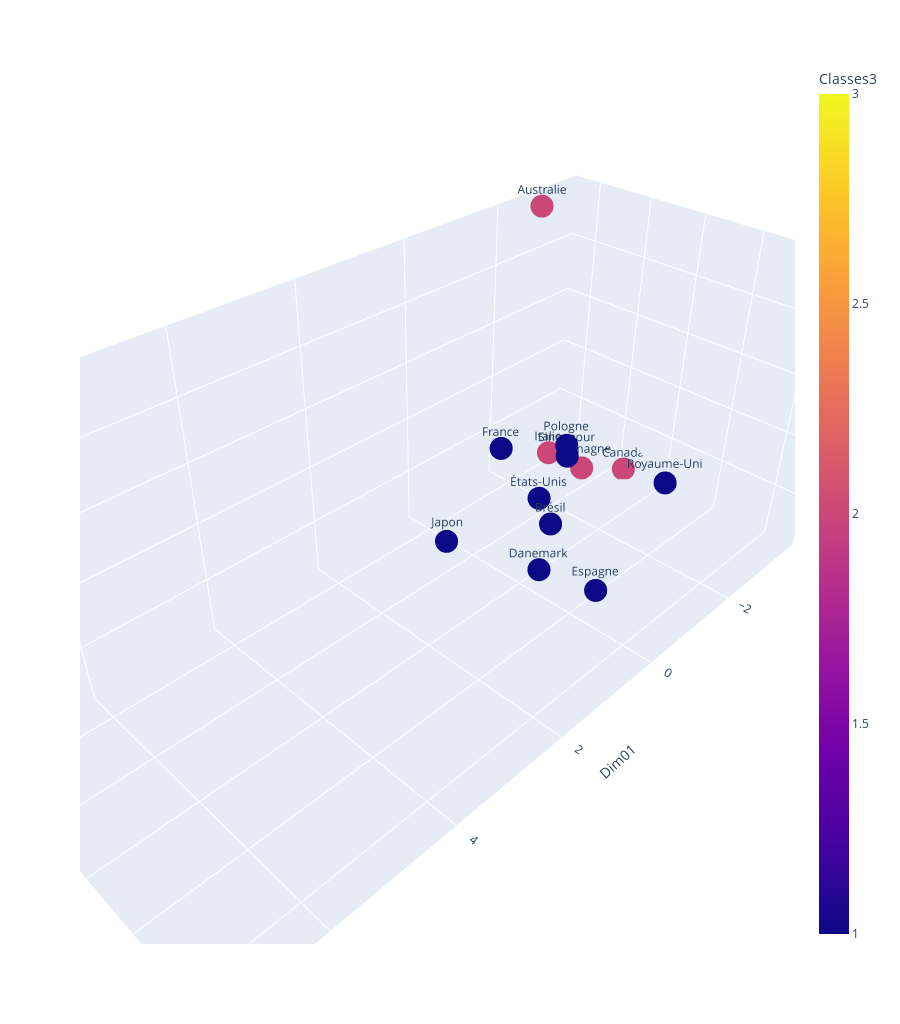

Notebook cell for this chart:
### Code cell
import plotly.express as px
fig = px.scatter_3d(d02.reset_index(), 
                    x='Dim01', 
                    y='Dim02', 
                    z='Dim03',
                    color='Classes3',
                    #size=np.abs(donnees.Eat),
                    #symbol='CD23',
                    text='pays_c', 
                    width=900,
                    height=1024,
                   )

fig.show()

### Figure 1 — Plotly figure (JSON) as saved in the notebook; plotly's stock layout.template omitted (floating-point values rounded to 4 significant figures)
{"data": [{"hovertemplate": "Dim01=%{x}<br>Dim02=%{y}<br>Dim03=%{z}<br>pays_c=%{text}<br>Classes3=%{marker.color}<extra></extra>", "legendgroup": "", "marker": {"color": [2, 3, 2, 1, 2, 1, 1, 1, 2, 1, 1, 1, 1, 1], "coloraxis": "coloraxis", "symbol": "circle"}, "mode": "markers+text", "name": "", "scene": "scene", "showlegend": false, "text": ["Allemagne", "Argentine", "Australie", "Brésil", "Canada", "Danemark", "Espagne", "France", "Italie", "Japon", "Pologne", "Royaume-Uni", "Singapour", "États-Unis"], "type": "scatter3d", "x": [-2.331, 7.225, -2.718, 0.4317, -3.582, 1.994, 1.386, -0.2044, -1.734, 1.256, 0.1603, -1.287, -0.4703, -0.1261], "y": [-0.7101, -2.348, -2.216, 0.8452, -0.7007, 1.922, 2.362, -0.6775, -0.9712, -0.3817, 0.8094, 1.536, 0.3611, 0.1697], "z": [-1.195, -0.4284, 2.855, -0.1201, -1.798, 0.5647, 0.1369, 0.1622, -0.7383, -0.6424, 1.042, 0.08026, 0.3757, -0.2933]}], "layout": {"coloraxis": {"colorbar": {"title": {"text": "Classes3"}}, "colorscale": [[0, "#0d0887"], [0.1111, "#46039f"], [0.2222, "#7201a8"], [0.3333, "#9c179e"], [0.4444, "#bd3786"], [0.5556, "#d8576b"], [0.6667, "#ed7953"], [0.7778, "#fb9f3a"], [0.8889, "#fdca26"], [1, "#f0f921"]]}, "height": 1024, "legend": {"tracegroupgap": 0}, "margin": {"t": 60}, "scene": {"aspectmode": "auto", "aspectratio": {"x": 1.747, "y": 0.7613, "z": 0.752}, "domain": {"x": [0, 1], "y": [0, 1]}, "xaxis": {"title": {"text": "Dim01"}, "type": "linear"}, "yaxis": {"title": {"text": "Dim02"}, "type": "linear"}, "zaxis": {"title": {"text": "Dim03"}, "type": "linear"}}, "width": 900}}
